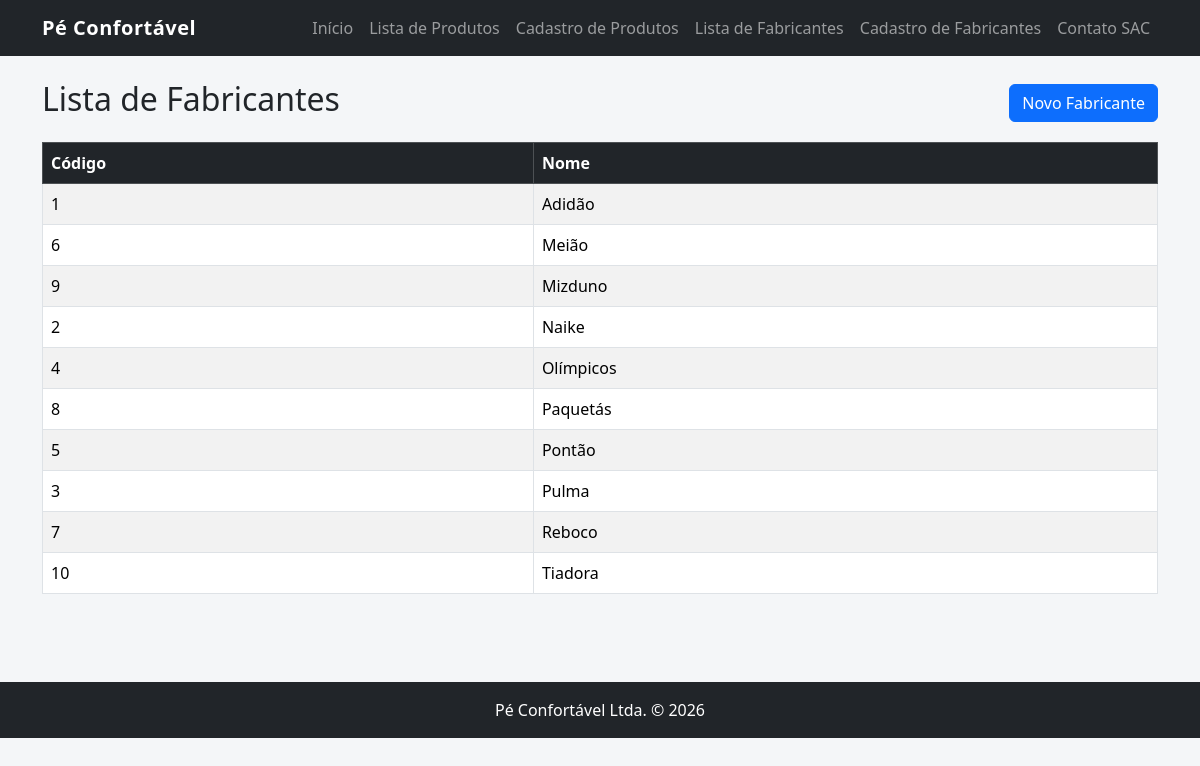
/fabricantes/, run on the app's committed database.
### loja/models.py (models this page shows, shortened)
class Fabricante(models.Model):
    nome = models.CharField(max_length=70, unique=True)

### loja/views.py (the view)
# urls.py: path('fabricantes/', views.lista_fabricantes, name='lista_fabricantes'),
def lista_fabricantes(request):
    carregar_fabricantes()
    fabricantes = Fabricante.objects.all().order_by('nome')
    return render(request, 'loja/lista_fabricantes.html', {'fabricantes': fabricantes})

### loja/views.py (called while the page is built)
def carregar_fabricantes():
    for nome in FABRICANTES_INICIAIS:
        Fabricante.objects.get_or_create(nome=nome)

### loja/templates/loja/lista_fabricantes.html
{% extends 'loja/base.html' %}
{% block conteudo %}
<div class="d-flex justify-content-between align-items-center mb-3">
    <h2>Lista de Fabricantes</h2>
    <a class="btn btn-primary" href="{% url 'cadastro_fabricante' %}">Novo Fabricante</a>
</div>
<table class="table table-striped table-bordered">
    <thead class="table-dark"><tr><th>Código</th><th>Nome</th></tr></thead>
    <tbody>
    {% for fabricante in fabricantes %}
        <tr><td>{{ fabricante.id }}</td><td>{{ fabricante.nome }}</td></tr>
    {% empty %}
        <tr><td colspan="2">Nenhum fabricante cadastrado.</td></tr>
    {% endfor %}
    </tbody>
</table>
{% endblock %}

### loja/templates/loja/base.html (shortened to what this page needs)
{% load static %}
<!DOCTYPE html>
<html lang="pt-br">
<head>
    <link href="https://cdn.jsdelivr.net/npm/bootstrap@5.3.3/dist/css/bootstrap.min.css" rel="stylesheet">
    <link rel="stylesheet" href="{% static 'loja/css/style.css' %}">
</head>
<body>
<nav class="navbar navbar-expand-lg navbar-dark bg-dark">
    <div class="container">
        <a class="navbar-brand fw-bold" href="{% url 'index' %}">Pé Confortável</a>
        <div class="collapse navbar-collapse" id="menuSite">
            <ul class="navbar-nav ms-auto">
                <li class="nav-item">
                    <a class="nav-link" href="{% url 'index' %}">Início</a>
                </li>
                <li class="nav-item">
                    <a class="nav-link" href="{% url 'lista_produtos' %}">Lista de Produtos</a>
                </li>
                <li class="nav-item">
                    <a class="nav-link" href="{% url 'cadastro_produto' %}">Cadastro de Produtos</a>
                </li>
                <li class="nav-item">
                    <a class="nav-link" href="{% url 'lista_fabricantes' %}">Lista de Fabricantes</a>
                </li>
                <li class="nav-item">
                    <a class="nav-link" href="{% url 'cadastro_fabricante' %}">Cadastro de Fabricantes</a>
                </li>
                <li class="nav-item">
                    <a class="nav-link" href="{% url 'contato' %}">Contato SAC</a>
                </li>
            </ul>
        </div>
    </div>
</nav>
<main class="container py-4">
    {% block conteudo %}
    {% endblock %}
</main>
<footer class="bg-dark text-white text-center py-3 mt-5">
    <p class="mb-0">Pé Confortável Ltda. &copy; 2026</p>
</footer>
</body>
</html>

### loja/static/loja/css/style.css (style rules this page uses)
body { background-color: #f4f6f8; }
.navbar-brand { letter-spacing: .5px; }
footer { position: relative; bottom: 0; width: 100%; }

### data on the page
Fabricante: id "1", nome "Adidão"
Fabricante: id "6", nome "Meião"
Fabricante: id "9", nome "Mizduno"
Fabricante: id "2", nome "Naike"
Fabricante: id "4", nome "Olímpicos"
Fabricante: id "8", nome "Paquetás"
Fabricante: id "5", nome "Pontão"
Fabricante: id "3", nome "Pulma"
Fabricante: id "7", nome "Reboco"
Fabricante: id "10", nome "Tiadora"
